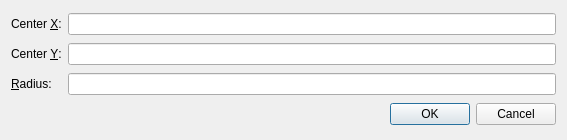
<?xml version="1.0" encoding="UTF-8"?>
<ui version="4.0">
 <class>LocationDialog</class>
 <widget class="QDialog" name="LocationDialog">
  <property name="geometry">
   <rect>
    <x>0</x>
    <y>0</y>
    <width>567</width>
    <height>140</height>
   </rect>
  </property>
  <property name="windowTitle">
   <string>Location</string>
  </property>
  <layout class="QGridLayout" name="gridLayout">
   <item row="0" column="0">
    <widget class="QLabel" name="xLabel">
     <property name="text">
      <string>Center &amp;X:</string>
     </property>
     <property name="buddy">
      <cstring>centerXEdit</cstring>
     </property>
    </widget>
   </item>
   <item row="0" column="1">
    <widget class="QLineEdit" name="centerXEdit"/>
   </item>
   <item row="1" column="0">
    <widget class="QLabel" name="yLabel">
     <property name="text">
      <string>Center &amp;Y:</string>
     </property>
     <property name="buddy">
      <cstring>centerYEdit</cstring>
     </property>
    </widget>
   </item>
   <item row="1" column="1">
    <widget class="QLineEdit" name="centerYEdit"/>
   </item>
   <item row="2" column="0">
    <widget class="QLabel" name="rLabel">
     <property name="text">
      <string>&amp;Radius:</string>
     </property>
     <property name="buddy">
      <cstring>radiusEdit</cstring>
     </property>
    </widget>
   </item>
   <item row="2" column="1">
    <widget class="QLineEdit" name="radiusEdit"/>
   </item>
   <item row="3" column="0" colspan="2">
    <widget class="QDialogButtonBox" name="buttonBox">
     <property name="orientation">
      <enum>Qt::Horizontal</enum>
     </property>
     <property name="standardButtons">
      <set>QDialogButtonBox::Cancel|QDialogButtonBox::Ok</set>
     </property>
    </widget>
   </item>
  </layout>
 </widget>
 <resources/>
 <connections>
  <connection>
   <sender>buttonBox</sender>
   <signal>accepted()</signal>
   <receiver>LocationDialog</receiver>
   <slot>accept()</slot>
   <hints>
    <hint type="sourcelabel">
     <x>227</x>
     <y>119</y>
    </hint>
    <hint type="destinationlabel">
     <x>157</x>
     <y>139</y>
    </hint>
   </hints>
  </connection>
  <connection>
   <sender>buttonBox</sender>
   <signal>rejected()</signal>
   <receiver>LocationDialog</receiver>
   <slot>reject()</slot>
   <hints>
    <hint type="sourcelabel">
     <x>295</x>
     <y>125</y>
    </hint>
    <hint type="destinationlabel">
     <x>286</x>
     <y>139</y>
    </hint>
   </hints>
  </connection>
 </connections>
</ui>
